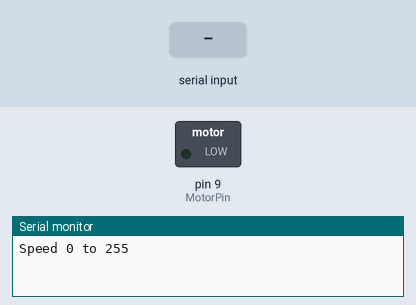
Simulated run of this sketch. Board: Arduino Uno, built with avr-gcc and run on an emulated ATmega328P. On the bench: switched loads named in the sketch (green lamp = pin HIGH), the last lines printed to the serial monitor. The test bench sets the inputs (shaded band).

Above: at 1.2 s.
1.3 s: "90,45\n" received over Serial
At 2.1 s:
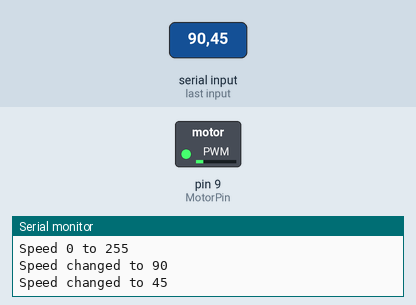
3.8 s: "30,150\n" received over Serial
At 4.6 s:
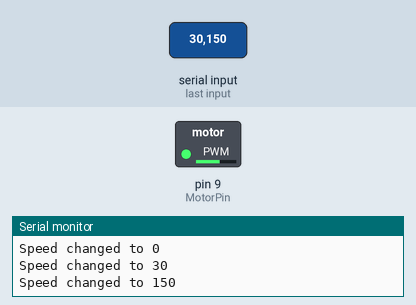
6.3 s: "200\n" received over Serial
At 7.1 s:
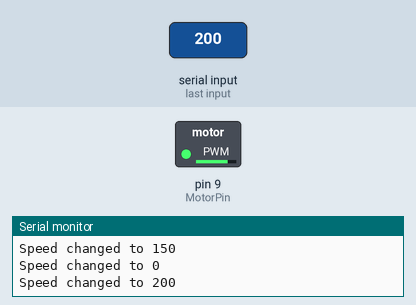
Timing chart, 0 to 9.3 s (numbered marks = the images above; inputs shaded):
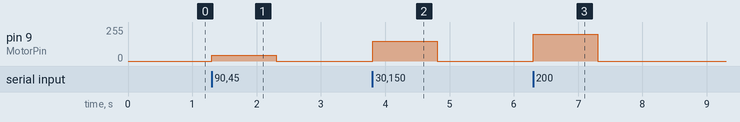

The sketch:

MotorControl.ino
```cpp
int MotorPin = 9;
int speed = 100;


void setup() {
  pinMode(MotorPin, OUTPUT);
  Serial.begin(9600);
  while(!Serial);
  Serial.println("Speed 0 to 255");
}

void loop() {
  if(Serial.available()) {
    speed = Serial.parseInt();
    if(speed >= 0 && speed <=255) {
      analogWrite(MotorPin, speed);
      Serial.print("Speed changed to ");
      Serial.println(speed);
    }
  }
}
```

Measured:
- after the input at 1.3 s, pin 9 (MotorPin): 0/255 → 45/255 at once, → 0/255 1.0 s later
- after the input at 3.8 s, pin 9 (MotorPin): 0/255 → 150/255 at once, → 0/255 1.0 s later
- after the input at 6.3 s, pin 9 (MotorPin): 0/255 → 200/255 at once, → 0/255 1.0 s later
